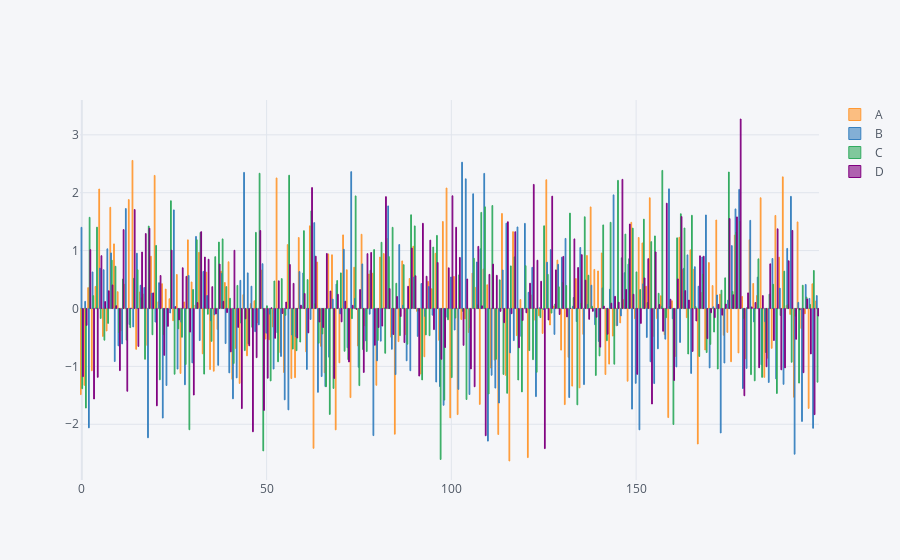

Notebook cell for this chart:
### Code cell
# we can also do some interesting things with plotlt
# let's see
print(df.iplot(kind='bar'))

### Figure 1 — Plotly figure (JSON) as saved in the notebook; plotly's stock layout.template omitted (floating-point values rounded to 4 significant figures; data arrays with more than 128 entries replaced by an {"elided": "..."} marker saying what was removed)
{"data": [{"marker": {"color": "rgba(255, 153, 51, 0.6)", "line": {"color": "rgba(255, 153, 51, 1.0)", "width": 1}}, "name": "A", "orientation": "v", "text": "", "type": "bar", "x": {"elided": "200 int values"}, "y": {"elided": "200 float values"}}, {"marker": {"color": "rgba(55, 128, 191, 0.6)", "line": {"color": "rgba(55, 128, 191, 1.0)", "width": 1}}, "name": "B", "orientation": "v", "text": "", "type": "bar", "x": {"elided": "200 int values"}, "y": {"elided": "200 float values"}}, {"marker": {"color": "rgba(50, 171, 96, 0.6)", "line": {"color": "rgba(50, 171, 96, 1.0)", "width": 1}}, "name": "C", "orientation": "v", "text": "", "type": "bar", "x": {"elided": "200 int values"}, "y": {"elided": "200 float values"}}, {"marker": {"color": "rgba(128, 0, 128, 0.6)", "line": {"color": "rgba(128, 0, 128, 1.0)", "width": 1}}, "name": "D", "orientation": "v", "text": "", "type": "bar", "x": {"elided": "200 int values"}, "y": {"elided": "200 float values"}}], "layout": {"legend": {"bgcolor": "#F5F6F9", "font": {"color": "#4D5663"}}, "paper_bgcolor": "#F5F6F9", "plot_bgcolor": "#F5F6F9", "title": {"font": {"color": "#4D5663"}}, "xaxis": {"gridcolor": "#E1E5ED", "showgrid": true, "tickfont": {"color": "#4D5663"}, "title": {"font": {"color": "#4D5663"}, "text": ""}, "zerolinecolor": "#E1E5ED"}, "yaxis": {"gridcolor": "#E1E5ED", "showgrid": true, "tickfont": {"color": "#4D5663"}, "title": {"font": {"color": "#4D5663"}, "text": ""}, "zerolinecolor": "#E1E5ED"}}}
